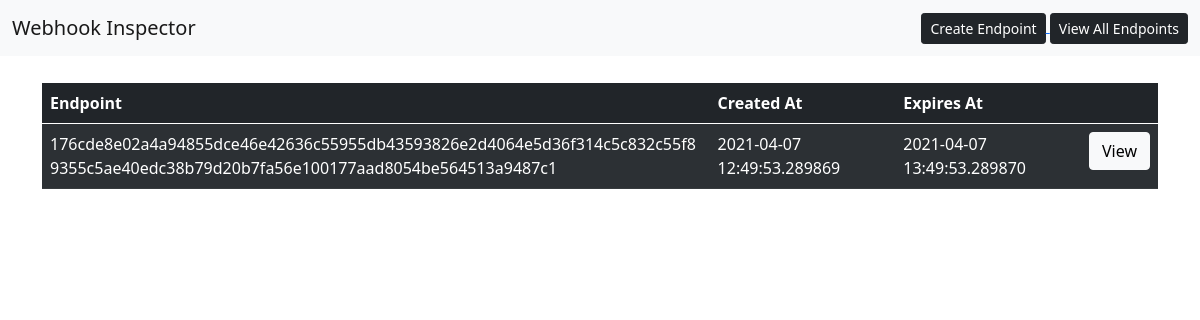
/list-endpoints, run on the app's committed database.
### app.py (models this page shows, shortened)
class Endpoints(db.Model):
    __tablename__ = 'endpoints'
    endpoint_id = db.Column(db.Integer, primary_key=True)
    endpoint = db.Column(db.String(256))
    single_use = db.Column(db.String(3))
    status = db.Column(db.String(8))
    expires_at = db.Column(db.DateTime)
    created_at = db.Column(db.DateTime)

### app.py (the view)
@app.route('/list-endpoints', methods=['GET'])
def list_endpoints():
    try:
        endpoint = Endpoints.query.filter(Endpoints.expires_at >= datetime.now()).order_by(desc(Endpoints.endpoint_id)).all()
        return render_template('show_all_endpoints.html', all_endpoints = endpoint)
    except Exception as e:
        return render_template('error.html', error = e)

### templates/show_all_endpoints.html (shortened to what this page needs)
{% extends 'base.html' %}
{% block body %}
    <div class="container">
        {% if all_endpoints|length() < 1  %}
            <div class="card" style="margin-top: 20pt;">
                <div style="text-align: center;">
                    No Endpoints exists in the Database. Go ahead and create one from the button on the Top.
                </div>
            </div>
        {% else %}
            <table class="table table-dark table-striped" style="margin-top: 20pt;">
                <thead>
                    <tr>
                        <th >Endpoint</th>
                        <th>Created At</th>
                        <th>Expires At</th>
                        <th></th>
                    </tr>
                </thead>
                <tbody class="table-hover">
                    {% for data in all_endpoints %}
                    <tr>
                        <td style ="word-break:break-all;">{{ data.endpoint }}</td>
                        <td>{{ data.created_at }}</td>
                        <td>{{ data.expires_at }}</td>
                        <td>
                            <a class="btn btn-light" href="/endpoint-details/{{data.endpoint}}">
                                View
                            </a>
                        </td>
                    </tr>
                    {% endfor %}
                </tbody>
            </table>
        {% endif %}
    </div>
{% endblock %}

### static/css/main.css (style rules this page uses)
body { font-family: sans-serif; font-size: 5px; }

### data on the page
Endpoints: endpoint "176cde8e02a4a94855dce46e42636c55955db43593826e2d4064e5d36f314c5c832c55f89355c5ae40edc38b79d20b7fa56e100177aad8054be564513a9487c1", created_at "2021-04-07 12:49:53.289869", expires_at "2021-04-07 13:49:53.289870"
